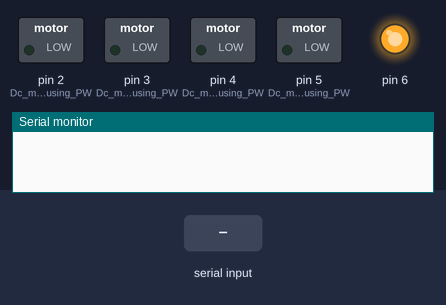
The sketch below on a simulated Arduino Uno, built with avr-gcc and run on an emulated ATmega328P. Parts: switched loads named in the sketch (green lamp = pin HIGH), output pins drawn as LEDs (lit = HIGH), the last lines printed to the serial monitor. Inputs (shaded band) come from the test bench.

Above: at 1.2 s.
1.3 s: "1\n" received over Serial
At 1.7 s:
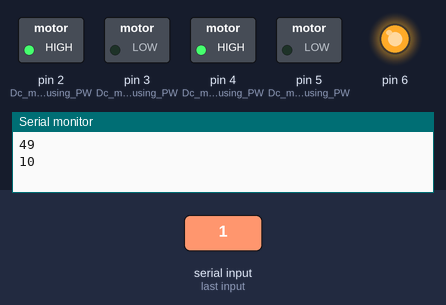
2.8 s: byte 50 ('2') received over Serial
At 4.0 s:
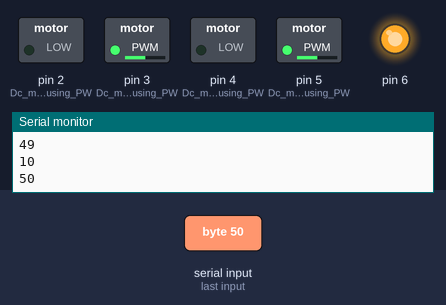
4.3 s: byte 51 ('3') received over Serial
At 5.2 s:
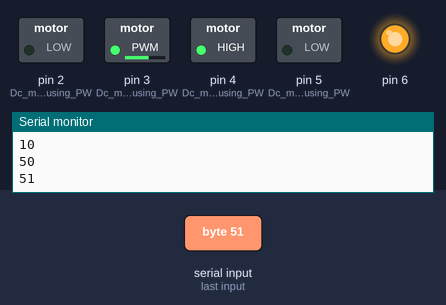
5.8 s: byte 52 ('4') received over Serial
At 6.3 s:
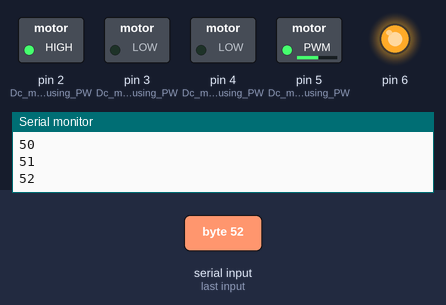
7.3 s: "2\n" received over Serial
At 8.5 s:
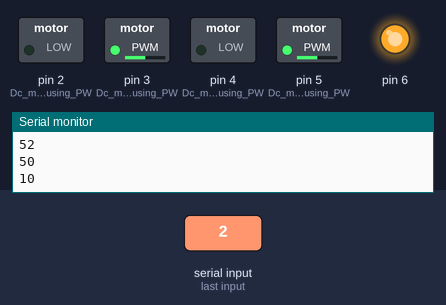
8.8 s: "3\n" received over Serial
At 9.8 s:
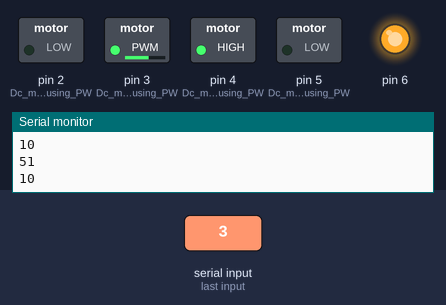
Timing chart, 0 to 11.3 s (numbered marks = the images above; inputs shaded):
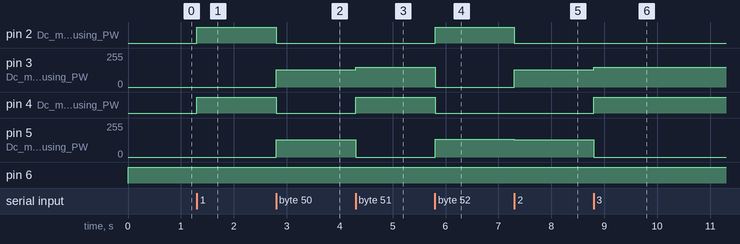

Measured:
- after the input at 1.3 s, pin 2 (Dc_motor_control_using_PW), pin 4 (Dc_motor_control_using_PW): LOW → HIGH at once
- after the input at 2.8 s, pin 2 (Dc_motor_control_using_PW), pin 4 (Dc_motor_control_using_PW): HIGH → LOW at once; pin 3 (Dc_motor_control_using_PW), pin 5 (Dc_motor_control_using_PW): 0/255 → 128/255 at once
- after the input at 4.3 s, pin 3 (Dc_motor_control_using_PW): 128/255 → 150/255 at once; pin 4 (Dc_motor_control_using_PW): LOW → HIGH at once; pin 5 (Dc_motor_control_using_PW): 128/255 → 0/255 at once
- after the input at 5.8 s, pin 2 (Dc_motor_control_using_PW): LOW → HIGH at once; pin 3 (Dc_motor_control_using_PW): 150/255 → 0/255 at once; pin 4 (Dc_motor_control_using_PW): HIGH → LOW at once; pin 5 (Dc_motor_control_using_PW): 0/255 → 135/255 at once
- after the input at 7.3 s, pin 2 (Dc_motor_control_using_PW): HIGH → LOW at once; pin 3 (Dc_motor_control_using_PW): 0/255 → 128/255 at once; pin 5 (Dc_motor_control_using_PW): 135/255 → 128/255 at once
- after the input at 8.8 s, pin 3 (Dc_motor_control_using_PW): 128/255 → 150/255 at once; pin 4 (Dc_motor_control_using_PW): LOW → HIGH at once; pin 5 (Dc_motor_control_using_PW): 128/255 → 0/255 at once

The sketch:

Mega_Motor_test.ino
```cpp
int data=0; //Variable for storing received data


void Front_Move()
{
  analogWrite(2,128);
  digitalWrite(3,LOW);
  analogWrite(4,128);
  digitalWrite(5,LOW);
}
void Back_Move()
{
  digitalWrite(2,LOW);
  analogWrite(3,128);
  digitalWrite(4,LOW);
  analogWrite(5,128);
}
void Stop_Move()
{
  digitalWrite(2,LOW);
  digitalWrite(3,LOW);
  digitalWrite(4,LOW);
  digitalWrite(5,LOW);
}
void Left_Spin()
{
  digitalWrite(2,LOW);
  analogWrite(3,150);
  analogWrite(4,150);
  digitalWrite(5,LOW);
}
void Right_Spin()
{
  analogWrite(2,135);
  digitalWrite(3,LOW);
  digitalWrite(4,LOW);
  analogWrite(5,135);
}
void setup()
{
    Serial.begin(9600); //Sets the baud for serial data transmission
    pinMode(2, OUTPUT); //Dc motor control using PWM
    pinMode(3, OUTPUT); //Dc motor control using PWM
    pinMode(4, OUTPUT); //Dc motor control using PWM
    pinMode(5, OUTPUT); //Dc motor control using PWM
    pinMode(6, OUTPUT);

    Serial.begin(9600);

}
void loop()
{
  digitalWrite(6, HIGH);
   if(Serial.available() > 0)  // Send data only when you receive data:
   {
      data = Serial.read();        //Read the  incoming  data and store it into variable data
      Serial.print(data);          //Print Value inside data in Serial monitor
      Serial.print("\n");          //New line
   }
      if(data == '1')              // Checks whether value of data is equal to 1
         {

         Front_Move();

        }
      else if(data == '2')         //  Checks  whether value of data is equal to 0
          {
         Back_Move();
         }
      else if(data == '3')         //  Checks  whether value of data is equal to 0
          {
         Left_Spin();
         }
      else if(data == '4')         //  Checks  whether value of data is equal to 0
          {
         Right_Spin(); ;
         }
      else if(data == '5')         //  Checks  whether value of data is equal to 0
          {
         Stop_Move();
         }


}
```
